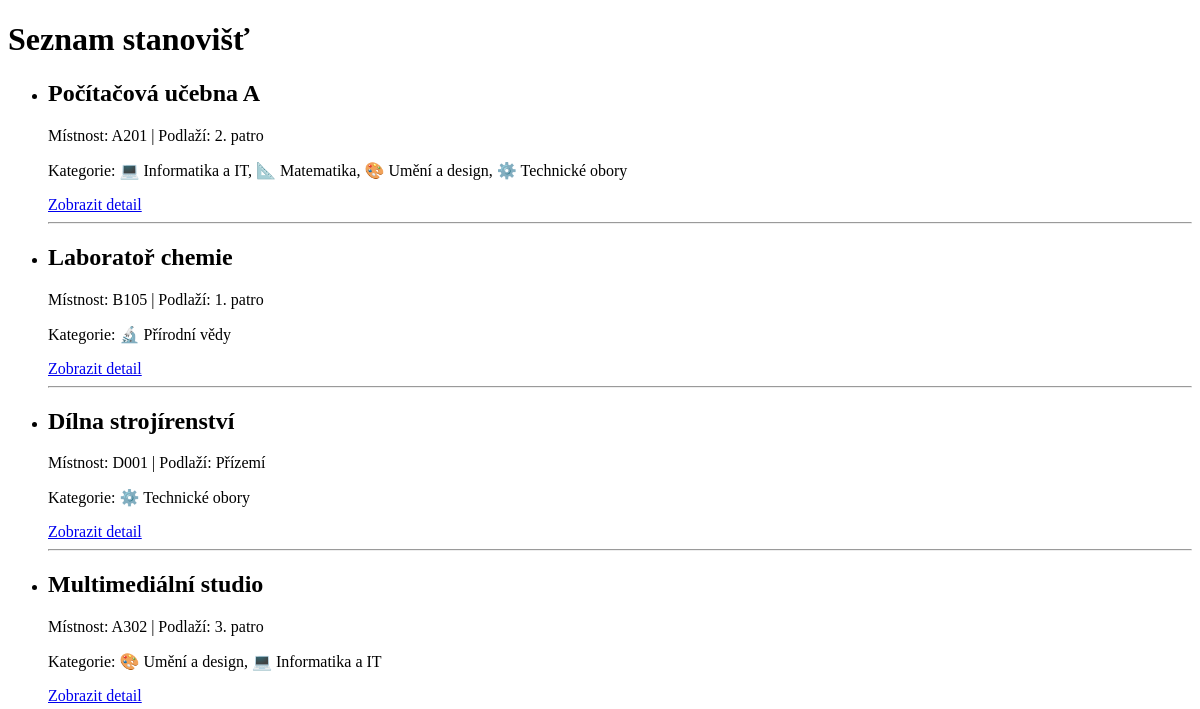
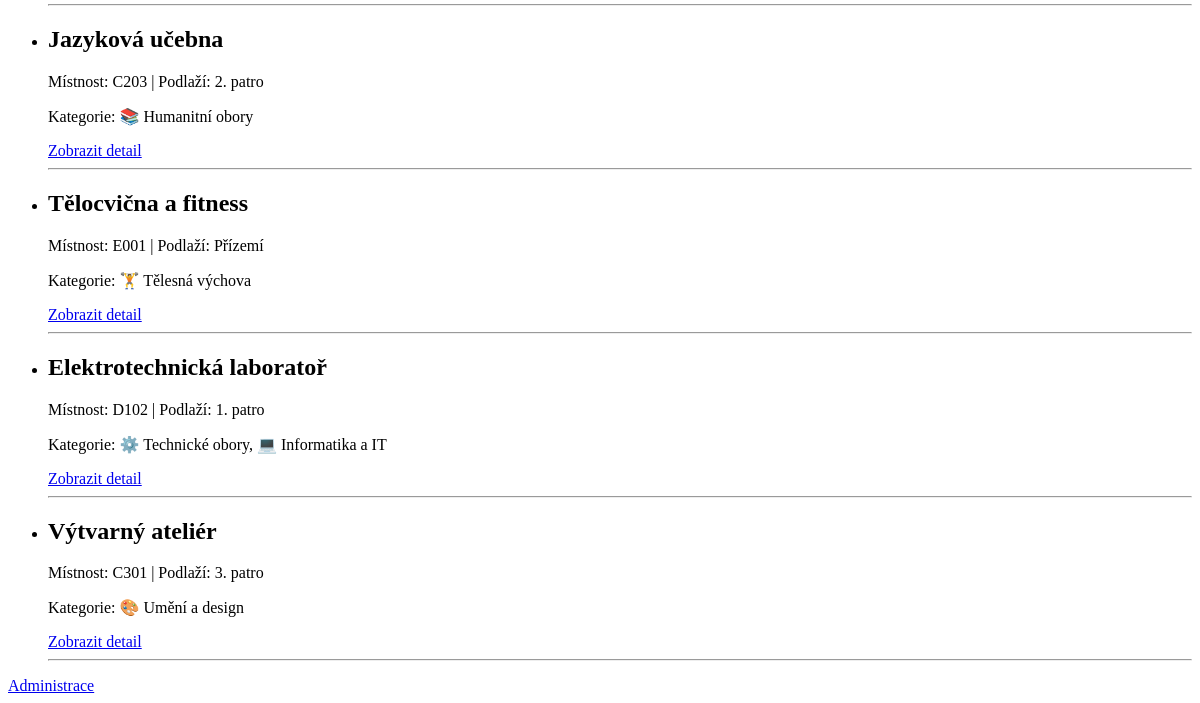
Before: / with the older database file (2 pictures, top to bottom).
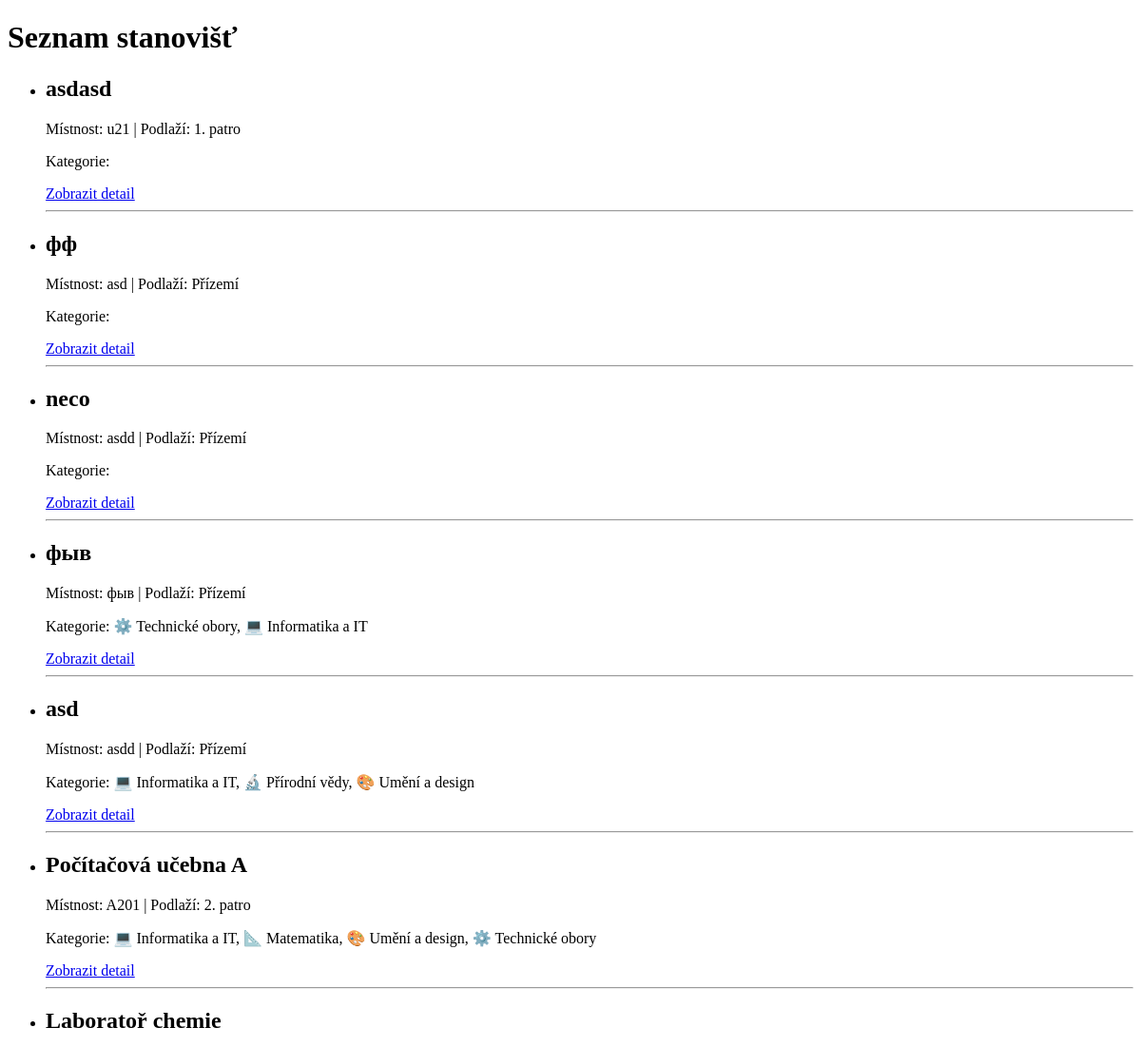
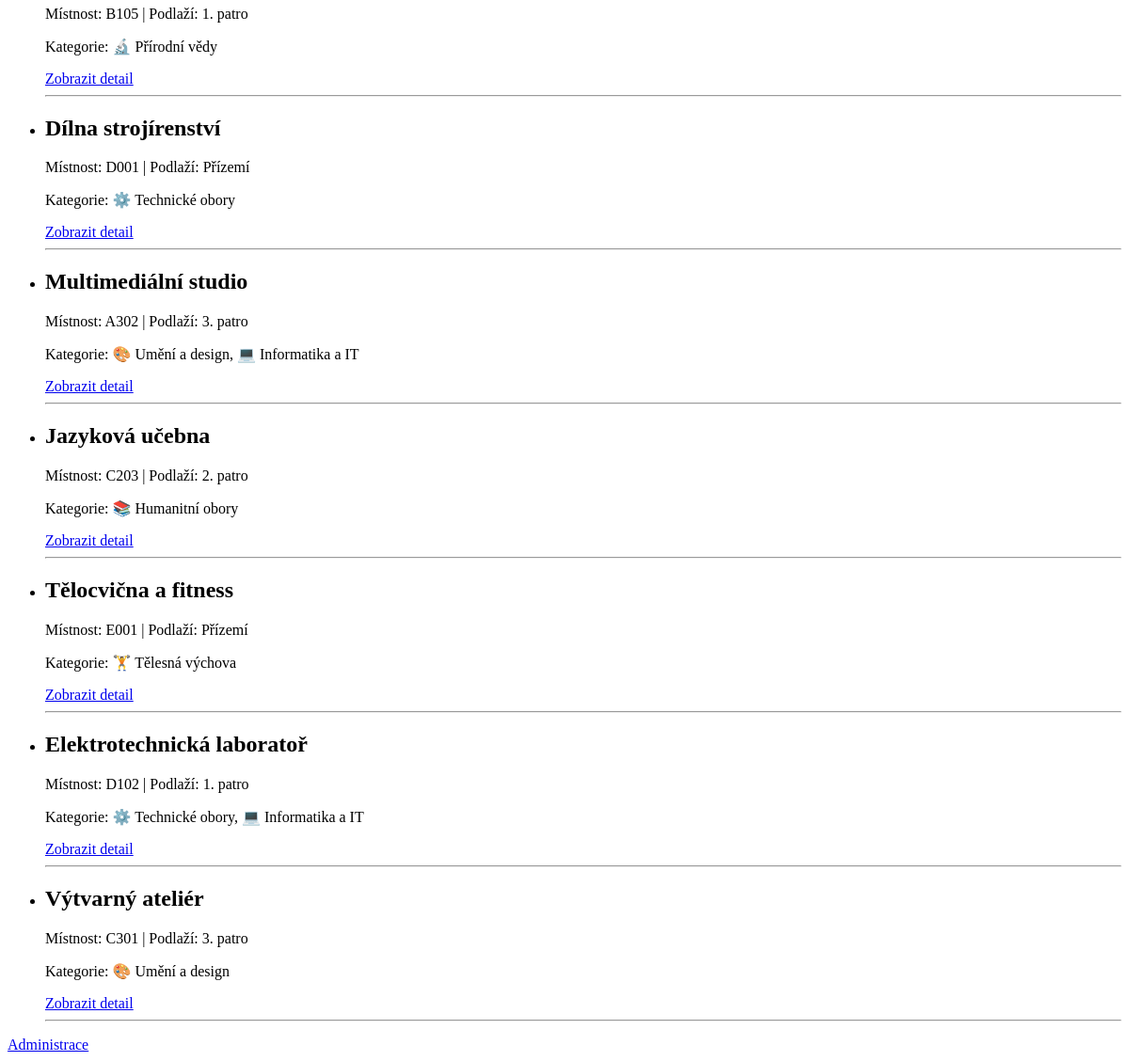
After: the same page with the newer database file (2 pictures, top to bottom).
### models.py (models this page shows, shortened)
class Station(db.Model):
    id = db.Column(db.Integer, primary_key=True)
    name = db.Column(db.String(200), nullable=False)
    room_number = db.Column(db.String(20))
    floor = db.Column(db.Integer, default=0)
    description = db.Column(db.Text)
    equipment = db.Column(db.Text)
    projects = db.Column(db.Text)
    contact_person = db.Column(db.String(200))
    contact_email = db.Column(db.String(120))
    qr_code = db.Column(db.String(64), unique=True)
    is_active = db.Column(db.Boolean, default=True)
    order = db.Column(db.Integer, default=0)
    created_at = db.Column(db.DateTime, default=datetime.utcnow)
    updated_at = db.Column(db.DateTime, default=datetime.utcnow, onupdate=datetime.utcnow)
    categories = db.relationship(
        'Category', secondary=station_categories, backref='stations', lazy='subquery'
    )
    images = db.relationship(
        'StationImage', backref='station', lazy=True, cascade='all, delete-orphan'
    )
    @property
    def floor_label(self):
        if self.floor == 0:
            return 'Přízemí'
        elif self.floor == -1:
            return 'Suterén'
        else:
            return f'{self.floor}. patro'

class Category(db.Model):
    id = db.Column(db.Integer, primary_key=True)
    name = db.Column(db.String(100), nullable=False)
    description = db.Column(db.Text)
    icon = db.Column(db.String(10), default='📌')
    color = db.Column(db.String(7), default='#3B82F6')

### app.py (the view)
@app.route('/')
def index():
    stations = Station.query.filter_by(is_active=True).order_by(Station.order).all()
    return render_template('visitor/index.html', stations=stations)

### templates/visitor/index.html (shortened to what this page needs)
<!DOCTYPE html>
<html lang="cs">
<head>
</head>
<body>
    <h1>Seznam stanovišť</h1>
    <ul>
        {% for station in stations %}
            <li>
                <h2>{{ station.name }}</h2>
                <p>
                    Místnost: {{ station.room_number }} |
                    Podlaží: {{ station.floor_label }}
                </p>
                <p>Kategorie:
                    {% for cat in station.categories %}
                        {{ cat.icon }} {{ cat.name }}{% if not loop.last %}, {% endif %}
                    {% endfor %}
                </p>
                <a href="{{ url_for('station_detail', station_id=station.id) }}">Zobrazit detail</a>
            </li>
            <hr>
        {% else %}
            <li>Žádná stanoviště nebyla nalezena.</li>
        {% endfor %}
    </ul>
    <nav>
        <a href="{{ url_for('admin_login') }}">Administrace</a>
    </nav>
</body>
</html>

Changed rows visible on the page:
added Station: name "asdasd", room_number "u21", floor_label "1. patro"
added Station: name "фф", room_number "asd", floor_label "Přízemí"
added Station: name "neco", room_number "asdd", floor_label "Přízemí"
added Station: name "фыв", room_number "фыв", floor_label "Přízemí", Category (icon "⚙️", name "Technické obory"), Category (icon "💻", name "Informatika a IT")
added Station: name "asd", room_number "asdd", floor_label "Přízemí", Category (icon "💻", name "Informatika a IT"), Category (icon "🔬", name "Přírodní vědy"), Category (icon "🎨", name "Umění a design")
